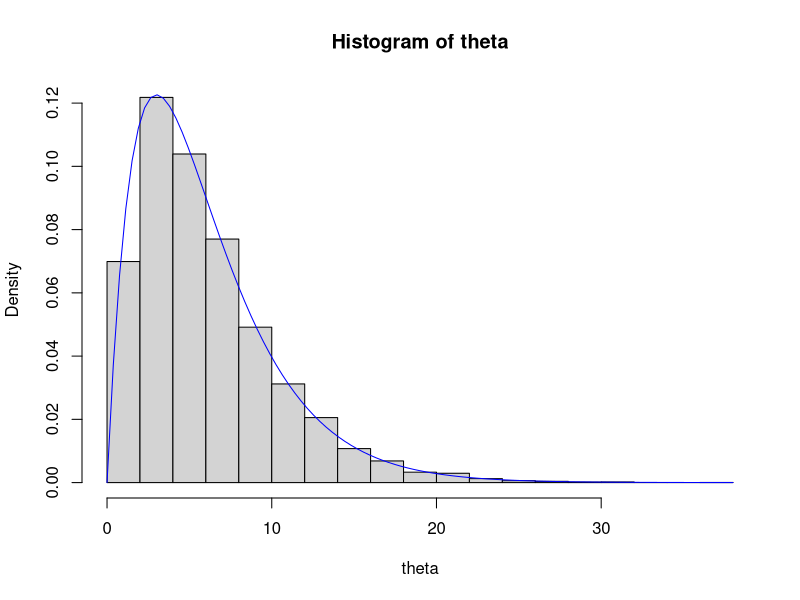
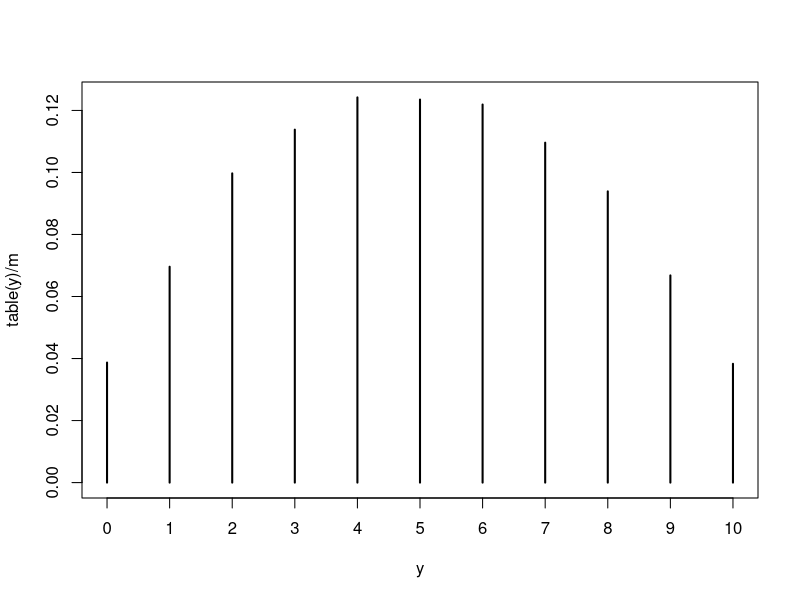

These charts were generated, in order, by the following R code:
set.seed(32)

m=10000
a=2.0
b=1.0/3.0

theta=rgamma(n=m,shape=a,rate=b)

hist(theta,freq=FALSE)
curve(dgamma(x,shape=a,rate=b),col="blue",add=TRUE)

sum(theta)/m
mean(theta)
a/b

var(theta)
a/b^2

ind = theta < 5.0
mean(ind)

pgamma(q=5,shape=a,rate=b)

quantile(theta,probs=0.9)

se=sd(theta)/sqrt(m)

mean(theta)-2*se
mean(theta)+2*se

#xxxxxxxxxxxxxxxxxxxxxxxxxxxxxxxxxxxxxxxxxxxxxxxxxxxxxxxxxxxxxxxxxxxx
#1 Simulate phi_i from Beta(2,2)
#2 Simulate y_i from Binom(10,phi_i)

m=10000
y=numeric(m)
phi=numeric(m)
for (i in 1:m){
phi[i]=rbeta(1,shape1=2,shape2=2)
y[i]=rbinom(1,10,prob=phi[i])
}

# or we can use a vectorized version

ph=rbeta(m,shape1=2,shape2=2)
y=rbinom(m,size=10,prob=phi)

# we can plot this beta-binomial distribution, the marginal distribution of y
table(y)/m
plot(table(y)/m)

#Marginal Expected value of isn
mean(y)







